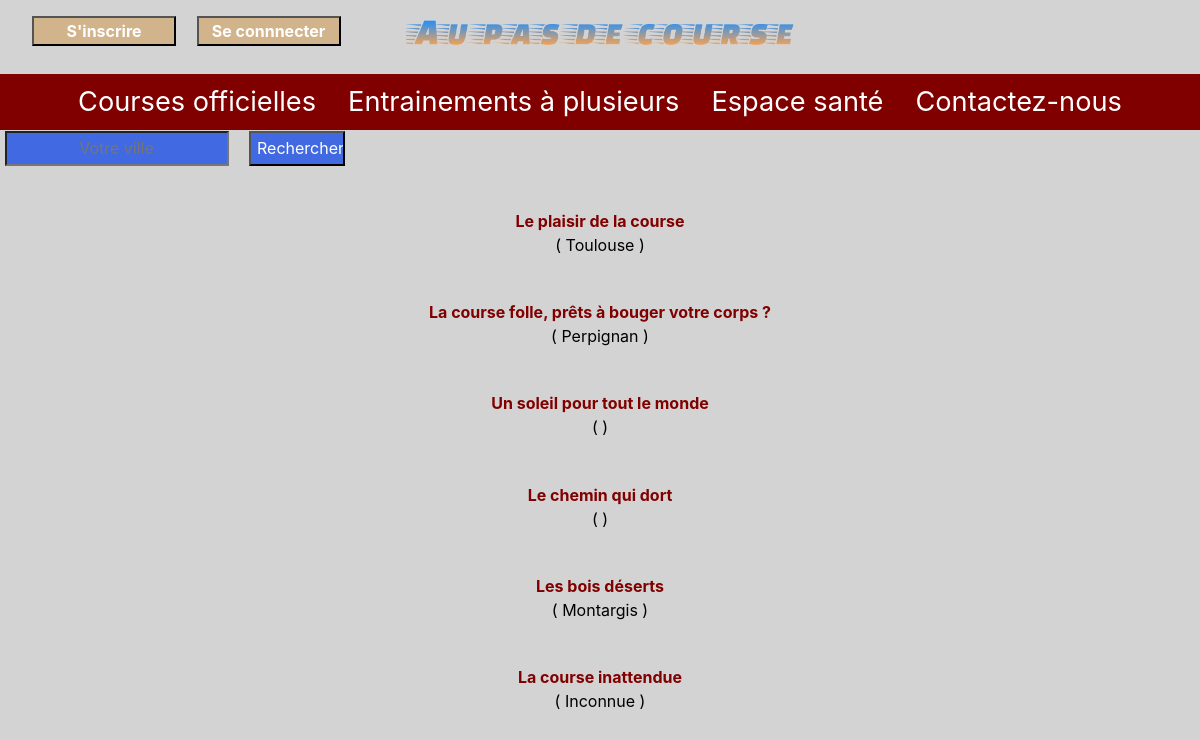
The app's page /index.php?action=showRaces with its own data.
### tables this page shows
CREATE TABLE `outdoor` (
  `id` int(11) NOT NULL,
  `title` varchar(50) NOT NULL,
  `description` text NOT NULL,
  `city` varchar(50) NOT NULL,
  `postcode` varchar(20) NOT NULL,
  `date` date NOT NULL,
  `race` tinyint(1) NOT NULL,
  `id_Member` int(11) NOT NULL
);

### controllers/RacesController.php (called while the page is built, shortened)
<?php
class RacesController
{
    private $racesManager;
    public function __construct()
    {
        $this->racesManager = new RacesManager();
    }
    public function showRaces( $filter = NULL )
    {
        if( isset( $filter ) )
        {
            $racesView = $this->racesManager->showRacesWithFilter( $filter );
        }
        else
        {
            $racesView = $this->racesManager->showRaces();
        }
        require 'views/races/officialRaces.php';
    }
}

### index.php (called while the page is built, shortened)
<?php
$router = new Router;
$router->app();

### models/RacesManager.php (called while the page is built, shortened)
<?php
class RacesManager extends Manager
{
    public function showRaces()
    {
        $db = $this->dbConnect();
        $showAllRaces = $db->prepare( 'SELECT id, title, description, city, postcode, race,
        id_Member, DATE_FORMAT( date, \' %d/%m/%Y \' ) AS date FROM outdoor WHERE race = 1' );
        $showAllRaces->execute();
        return $showAllRaces;
    }
}

### views/races/officialRaces.php (the view, shortened to what this page needs)
<form action="index.php?action=showRaces" method="post">
    <div class="filter">
            <input type="text" id="filter" placeholder="Votre ville" name="filter">
            <input type="submit" id="search" value="Rechercher">
    </div>
</form>
<div id="race">
<?php
while( $races = $racesView->fetch() )
{
?>
    <div class="race">
        <p>
            <a href="index.php?action=showRace&id_race=<?= $races['id'] ?>">
            <strong><?= htmlspecialchars($races['title'] ); ?></strong><br /></a>
            <?= '( ' . htmlspecialchars( $races['city'] ) . ' )'; ?><br />
        </p>
    </div>
<?php
}
?>
</div>
<?php $content = ob_get_clean(); ?>
<?php require 'views/template.php'; ?>

### controllers/Router.php (shortened to what this page needs)
<?php
class Router
{
    private $controller;
    private $articlesController;
    private $candidateController;
    private $commentsController;
    private $membersController;
    private $outdoorsController;
    private $progressionController;
    private $racesController;
    public function __construct()
    {
        $this->controller = new Controller();
        $this->articlesController = new ArticlesController();
        $this->candidateController = new CandidateController();
        $this->commentsController = new CommentsController();
        $this->membersController = new MembersController();
        $this->outdoorsController = new OutdoorsController();
        $this->progressionController = new ProgressionController();
        $this->racesController = new RacesController();
    }
    public function app()
    {
        try
        {
            if( isset( $_GET['action'] ) )
            {
                if( $_GET['action'] == 'loginForm' )
                {
                    require 'views/users/alreadyRegistered.php';
                }
                elseif( $_GET['action'] == 'signout' )
                {
                    session_destroy();
                    header( 'Location: index.php' );
                }
                elseif( $_GET['action'] == 'accountPrepare' )
                {
                    if( isset( $_GET['id_member'] ) && $_GET['id_member'] > 0 )
                    {
                        $id_member = htmlspecialchars( $_GET['id_member'] );
                        $this->membersController->accountPrepare( $id_member );
                    }
                }
                elseif( $_GET['action'] == 'showOutdoor' )
                {
                    if( isset( $_GET['id_outdoor'] ) && $_GET['id_outdoor'] > 0 )
                    {
                        $id_outdoor = htmlspecialchars( $_GET['id_outdoor'] );
                        $this->outdoorsController->showOutdoor( $id_outdoor );
                    }
                }
                elseif( $_GET['action'] == 'outdoorForm' )
                {
                    require 'views/outdoors/outdoorForm.php';
                }
                elseif( $_GET['action'] == 'suggestOutdoor' )
                {
                    require 'views/outdoors/suggestOutdoor.php';
                }
                elseif( $_GET['action'] == 'prepareUpdateOutdoor' )
                {
                    if( isset( $_GET['id_outdoor'] ) && $_GET['id_outdoor'] > 0 )
                    {
                        $id_outdoor = htmlspecialchars( $_GET['id_outdoor'] );
                        $this->outdoorsController->prepareUpdate( $id_outdoor );
                    }
                }
                elseif( $_GET['action'] == 'renounceOutdoor' )
                {
                    if( isset( $_GET['id'] ) && $_GET['id'] > 0 )
                    {
                        $this->candidateController->renounceOutdoor( $_GET['id'] );
                    }
                }
                elseif( $_GET['action'] == 'cancelOutdoor' )
                {
                    if( isset( $_GET['id_outdoor'] ) && $_GET['id_outdoor'] > 0 )
                    {
                        $id_outdoor = htmlspecialchars( $_GET['id_outdoor'] );
                        $this->outdoorsController->cancelOutdoor( $id_outdoor );
                    }
                }
                elseif( $_GET['action'] == 'showComments' )
                {
                    $this->commentsController->showComments();
                }
                elseif( $_GET['action'] == 'commentsForm' )
                {
                    require 'views/comments/commentsForm.php';
                }
                elseif( $_GET['action'] == 'addComment' )
                {
                    $this->commentsController->addComment(
                        $_POST['content'], $_POST['date'], $_SESSION['id']
                    );
                }
                elseif( $_GET['action'] == 'showRace' )
                {
                    if( isset( $_GET['id_race'] ) && $_GET['id_race'] > 0 )
                    {
                        $id_race = htmlspecialchars( $_GET['id_race'] );
                        $this->racesController->showRace( $id_race );
                    }
                }
                elseif( $_GET['action'] == 'showRaces' )
                {
                    if( isset( $_POST['filter'] ) )
                    {
                        $filter = htmlspecialchars( $_POST['filter'] );
                        $this->racesController->showRaces( $filter );
                    }
                    else
                    {
                        $this->racesController->showRaces();
                    }
                }
                elseif( $_GET['action'] == 'racesTitles' )
                {
                    $this->racesController->racesTitles();
                }
                elseif( $_GET['action'] == 'newRaceForm' )
                {
                    require 'views/races/newRaceForm.php';
                }
                elseif( $_GET['action'] == 'initializeRaceUpdate' )
                {
                    if( isset( $_GET['id_race'] ) && $_GET['id_race'] > 0 )
                    {
                        $id_race = htmlspecialchars( $_GET['id_race'] );
                        $this->racesController->initializeRaceUpdate( $id_race );
                    }
                }
                elseif( $_GET['action'] == 'cancelRace' )
                {
                    if( isset( $_GET['id_race'] ) && $_GET['id_race'] > 0 )
                    {
                        $id_race = htmlspecialchars( $_GET['id_race'] );
                        $this->racesController->cancelRace( $id_race );
                    }
                }
                elseif( $_GET['action'] == 'showProgression' )
                {
                    if( isset( $_GET['id_member'] ) && $_GET['id_member'] > 0 )
                    {
                        $id_member = htmlspecialchars( $_GET['id_member'] );
                        $this->progressionController->showProgression( $id_member );
                    }
                }
                elseif( $_GET['action'] == 'deleteProg' )
                {
                    if( isset( $_GET['id_progression'] ) && $_GET['id_progression'] > 0 )
                    {
                        $id_progression = htmlspecialchars( $_GET['id_progression'] );
                        $this->progressionController->deleteProg( $id_progression );
                    }
                }
                elseif( $_GET['action'] == 'showHealth' )
                {
                    $this->articlesController->showArticles();
                }
                elseif( $_GET['action'] == 'showArticle' )
                {
                    if( isset( $_GET['id_article'] ) && $_GET['id_article'] > 0 )
                    {
                        $id_article = htmlspecialchars( $_GET['id_article'] );
                        $this->articlesController->showArticle( $id_article );
                    }
                }
                elseif( $_GET['action'] == 'articleForm' )
                {
                    require 'views/health/healthForm.php';
                }
                elseif( $_GET['action'] == 'changeArticleForm' )
                {
                    if( isset( $_GET['id_article'] ) && $_GET['id_article'] > 0 )
                    {
                        $id_article = htmlspecialchars( $_GET['id_article'] );
                        $this->articlesController->changeArticleForm( $id_article );
                    }
                }
                elseif( $_GET['action'] == 'cancelArticle' )
                {
                    if( isset( $_GET['id_article'] ) && $_GET['id_article'] > 0 )
                    {
                        $id_article = htmlspecialchars( $_GET['id_article'] );
                        $this->articlesController->cancelArticle( $id_article );
                    }
                }
                elseif( $_GET['action'] == 'showContact' )
                {
                    require 'views/contact/contact.php';
                }
                elseif( $_GET['action'] == 'contactUs' )
                {
                    require 'views/contact/contactUs.php';
                }
                elseif( $_GET['action'] == 'showArea' )
                {
                    if( isset( $_GET['id_member'] ) && $_GET['id_member'] > 0 )
                    {
                        $id_member = htmlspecialchars( $_GET['id_member'] );
                        $this->membersController->private( $id_member );
                    }
                }
            }
            else
            {
                $this->controller->index();
            }
        }
        catch ( Exception $e ) {
            die( $error = $e->getMessage() );
            require 'views/errors.php';
        }
    }
}

### views/template.php (shortened to what this page needs)
<!DOCTYPE html>
<html lang="en">
<head>
    <link rel="stylesheet" href="public/css/bootstrap.min.css">
    <link rel="stylesheet" href="public/css/style.css">
</head>
<body>
<?php
    if( isset( $_SESSION['id'] ) )
    {
?>
    <div id="welcome">
        <strong><?= $_SESSION['username']; ?></strong>
        <a href="index.php?action=showArea&id_member=<?= $_SESSION['id'] ?>"> Mon Espace</a><br />
        <a href="index.php?action=signout"><input type="button" class="leave" value="Se déconnecter"></a>
    </div>
<?php
    }
    else
    {
?>
        <a href="index.php?action=registerForm"><input type="button" id="up" value="S'inscrire"></a>
        <a href="index.php?action=loginForm"><input type="button" id="in" value="Se connnecter"></a>
<?php
    }
?>
    <a href="index.php"><img src="public/images/logo_test.png" alt="logo" id="logo" /></a>
<div id="menu">
    <nav class="nav justify-content-center">
        <a class="nav-link active" href="index.php?action=showRaces">Courses officielles</a>
        <a class="nav-link" href="index.php?action=showOutdoors">Entrainements à plusieurs</a>
        <a class="nav-link" href="index.php?action=showHealth">Espace santé</a>
        <a class="nav-link" href="index.php?action=showContact">Contactez-nous</a>
    </nav>
</div>
    <?= $content ?>
</body>
</html>

### public/css/style.css (style rules this page uses)
* { text-decoration: none; }
body { background-color: lightgray; width:100%; }
p { text-align: center; }
#logo { width: 25em; margin-left: 2.8em; }
#up { background-color: tan; color: #fff; font-weight: bold; width: 9em; height: 1.9em; margin-top: 1em; margin-left: 2em; }
#in { background-color: tan; color: #fff; font-weight: bold; width: 9em; height: 1.9em; }
#menu { background-color: maroon; margin-top: 1.7em; margin-bottom: 0.02em; }
.nav-link { font-size: 1.7em; color: white; }
input { background-color: royalblue; color: white; text-align: center; width: 23em; height: 2.2em; margin-right: 1em; }
#menu { text-align: center; }
.race, .outdoor, .prog, .health { text-align: center; color: black; margin-top: 2.7em; }
.race a, .outdoor a, .prog a { color: maroon; }
img { width: 100%; }
#filter { width: 14em; }
#search { width: 6em; }

### records on screen
outdoor: title "Le plaisir de la course", city "Toulouse"
outdoor: title "La course folle, prêts à bouger votre corps ?", city "Perpignan"
outdoor: title "Un soleil pour tout le monde"
outdoor: title "Le chemin qui dort"
outdoor: title "Les bois déserts", city "Montargis"
outdoor: title "La course inattendue", city "Inconnue"
